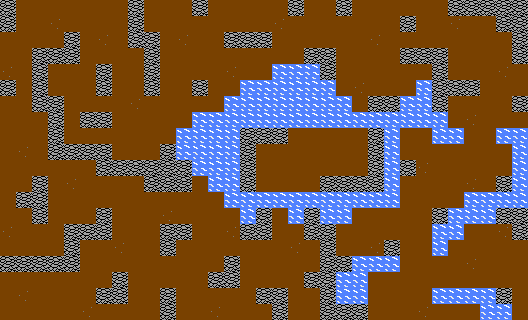

This is a level from a 2D game, rendered from its Tiled map with the project's own tilesets. A one-line summary and the complete map file follow:
An orthogonal 33x20 tile map with 16x16 px tiles, 1 tile layer (tiles) and 14 objects (10x spawn, 3x station_place, player_start).

<map version="1.10" tiledversion="1.10.0" orientation="orthogonal" renderorder="right-down" width="33" height="20" tilewidth="16" tileheight="16" infinite="0" nextlayerid="3" nextobjectid="15">
 <tileset firstgid="1" name="map_6" tilewidth="16" tileheight="16" tilecount="8" columns="8">
  <image source="siege_tileset.png" width="128" height="16" />
  <tile id="0" type="wall" />
  <tile id="1" type="water" />
  <tile id="2" type="lava" />
  <tile id="3" type="dirt" />
  <tile id="4" type="dirt" />
  <tile id="5" type="grass" />
  <tile id="6" type="grass" />
  <tile id="7" type="grass" />
 </tileset>
 <layer id="1" name="tiles" width="33" height="20">
  <data encoding="csv">
1,5,5,5,5,5,5,5,1,5,5,5,1,5,5,5,5,5,1,5,5,1,5,5,5,5,5,5,1,1,1,1,1,
1,5,5,4,5,5,5,5,1,5,5,5,5,5,5,5,5,4,5,5,5,5,5,5,5,1,5,5,4,5,5,1,1,
5,5,5,5,1,5,4,5,1,1,5,4,5,5,1,1,1,5,5,5,5,5,5,4,5,5,5,5,5,5,5,5,1,
5,5,1,1,1,5,5,5,5,1,5,5,5,5,5,5,5,5,5,1,1,5,5,5,5,1,1,1,5,5,5,5,1,
4,5,1,5,5,5,1,5,5,1,5,5,5,5,4,5,5,2,2,2,1,5,5,5,5,5,5,1,5,5,5,4,5,
1,5,1,5,5,5,1,5,5,1,5,5,1,5,5,2,2,2,2,2,2,5,4,5,5,5,2,1,1,1,5,5,5,
5,5,1,1,5,5,5,5,4,5,5,5,5,5,2,2,2,2,2,2,2,2,5,1,1,2,2,1,5,5,5,5,1,
5,5,5,1,5,1,1,5,5,5,5,5,2,2,2,2,2,2,2,2,2,2,2,2,2,2,2,2,5,4,5,5,5,
5,5,5,1,5,5,5,5,5,5,5,2,2,2,2,1,1,1,5,5,5,5,5,1,2,5,5,2,2,5,5,2,2,
5,4,5,1,1,1,1,5,5,5,1,2,2,2,2,1,5,5,5,5,5,5,5,1,2,5,5,5,5,5,5,5,2,
5,5,5,5,5,5,1,1,1,1,1,1,2,2,2,1,5,5,5,5,5,5,5,1,2,1,4,5,5,5,5,5,2,
5,5,1,5,4,5,5,5,5,1,1,1,5,2,2,1,5,5,5,5,1,1,1,1,2,5,5,5,5,4,5,1,2,
5,1,1,5,5,5,5,5,5,5,5,5,5,5,2,2,2,2,2,2,2,2,2,2,2,5,5,5,5,2,2,2,2,
5,5,1,5,5,5,1,5,5,5,4,5,5,5,5,2,1,5,2,1,2,2,5,5,5,5,5,1,2,2,2,1,1,
4,5,5,5,1,1,1,5,5,5,1,1,5,5,4,1,1,5,5,1,1,5,5,5,5,5,5,2,2,5,5,4,1,
5,5,5,5,1,5,5,4,5,5,1,5,5,5,5,5,5,5,4,5,1,5,5,4,1,5,5,2,5,5,5,5,5,
1,1,1,1,1,5,5,5,5,5,5,5,5,5,1,5,5,5,5,5,1,1,2,2,2,5,5,5,5,4,5,5,5,
5,5,5,5,5,5,5,1,5,5,5,5,5,1,1,5,5,5,5,1,1,2,2,5,5,5,5,5,5,5,5,5,5,
5,4,5,5,5,5,1,1,5,5,1,5,5,5,5,5,1,1,5,5,1,2,2,5,5,5,5,2,2,2,2,1,5,
5,5,5,5,5,4,5,5,5,5,1,5,5,4,5,5,5,1,5,5,1,1,1,5,5,5,4,5,5,5,2,2,5
</data>
 </layer>
 <objectgroup id="2" name="objects">
  <object id="1" name="station_place" x="279.939" y="169.879">
   <point />
  </object>
  <object id="2" name="station_place" x="344.242" y="153.879">
   <point />
  </object>
  <object id="3" name="station_place" x="392" y="296">
   <point />
  </object>
  <object id="4" name="player_start" x="24.1818" y="294.727">
   <point />
  </object>
  <object id="5" name="spawn" x="215" y="231.667">
   <point />
  </object>
  <object id="14" name="spawn" x="137.667" y="283">
   <point />
  </object>
  <object id="6" name="spawn" x="23.6667" y="151.667">
   <point />
  </object>
  <object id="7" name="spawn" x="104" y="39.3333">
   <point />
  </object>
  <object id="8" name="spawn" x="185.667" y="56.3333">
   <point />
  </object>
  <object id="9" name="spawn" x="376" y="57.3333">
   <point />
  </object>
  <object id="13" name="spawn" x="487.333" y="60.6666">
   <point />
  </object>
  <object id="10" name="spawn" x="440" y="168.333">
   <point />
  </object>
  <object id="11" name="spawn" x="361" y="232.333">
   <point />
  </object>
  <object id="12" name="spawn" x="489.667" y="264.333">
   <point />
  </object>
 </objectgroup>
</map>